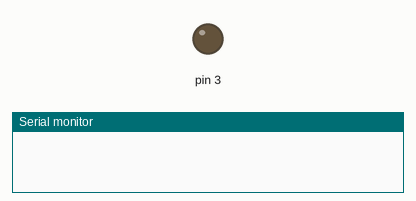
Bench run of a sketch on a simulated Arduino Uno, built with avr-gcc and run on an emulated ATmega328P. Parts: output pins drawn as LEDs (lit = HIGH), the last lines printed to the serial monitor. No radio packets arrive unless stated.

Above: at 1.0 s.
At 5.0 s:
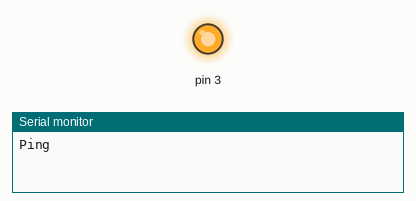
Timing chart, 0 to 7.4 s (numbered marks = the images above):
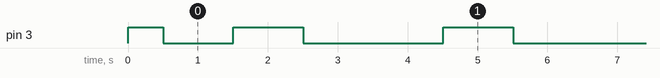

Measured:
- by itself, pin 3: repeats every 3.0 s: HIGH 1.0 s, LOW 2.0 s

The sketch:

radio_tx.ino
```cpp
#include <SPI.h>
#include "nRF24L01.h"
#include "RF24.h"
int msg[1];
RF24 radio(9,10);

/*
  - Pin 9 - CE
     - Pin 10 - CS(N)
     - Pin 11 - MOSI
     - Pin 12 - MISO
     - Pin 13 - SCK
     On the Receiver:
     - Pin 3 - LED
     On the Transmitter:
     - Pin 7 - Button

*/
const uint64_t pipe = 0xE8E8F0F0E1LL;
int SW1 = 7;

void setup(void){
    pinMode(3, OUTPUT);
    digitalWrite(3, HIGH);
  Serial.begin(9600);
  radio.begin();
  radio.openWritingPipe(pipe);
   delay(500);
   digitalWrite(3, LOW);

}

void loop(void){
 // if (digitalRead(SW1) == HIGH){
   delay(1000);
      msg[0] = 111;
      radio.write(msg, 1);
       digitalWrite(3, HIGH);   // turn the LED on (HIGH is the voltage level)
      delay(1000);
      Serial.println("Ping");
      // wait for a second
      digitalWrite(3, LOW);    // turn the LED off by making the voltage LOW
      delay(1000);

}
```
